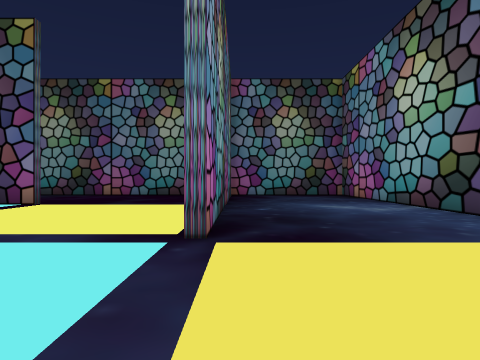
[1] (above)

24 first-person views from a walk through a Unity game level. The camera is 1.3 m above the floor, looks level and sees 75° across. The floor is counted in squares, 2 m on a side. Each view is taken from the middle of a square. On the plan, view 1 faces up. The plan holds only what a view shows up to about 10 squares ahead; the rest is blank. The place goes on beyond the plan. The player is left out. Some animated figures are left out.

[2]
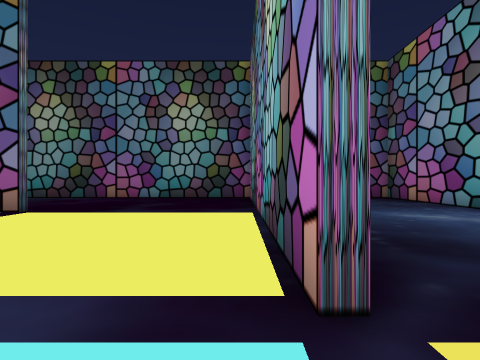

[3]
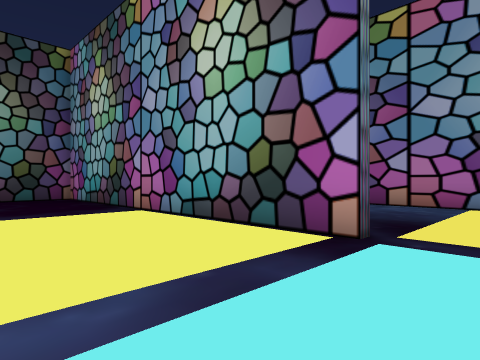

[4]
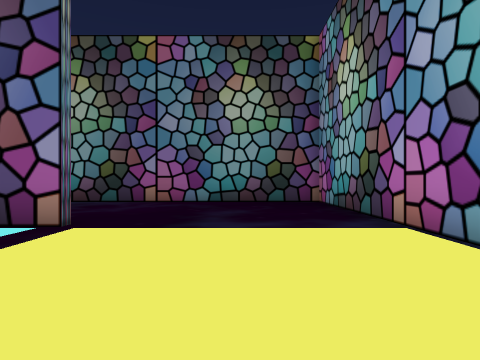

[5]
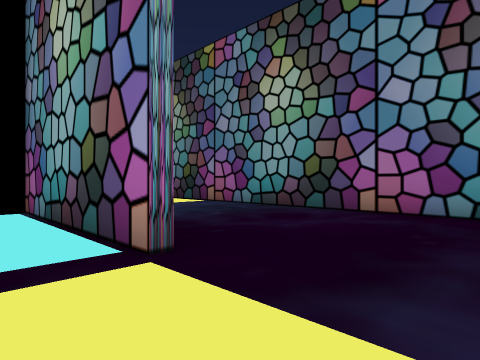

[6]
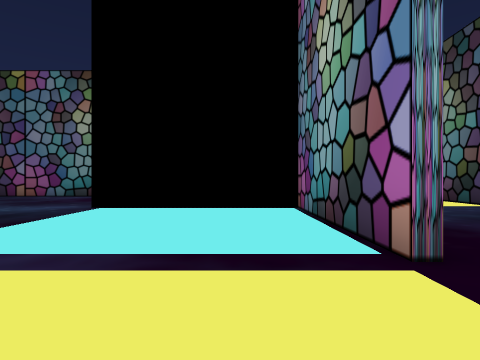

[7]
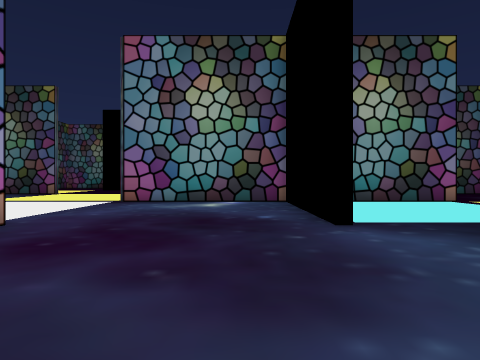

[8]
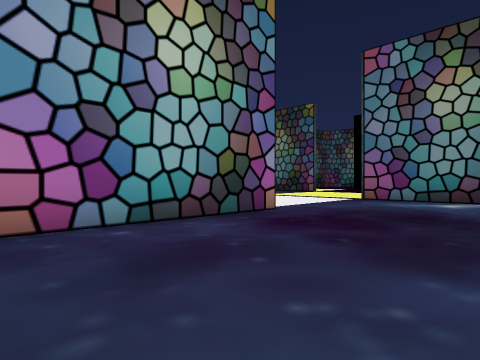

[9]
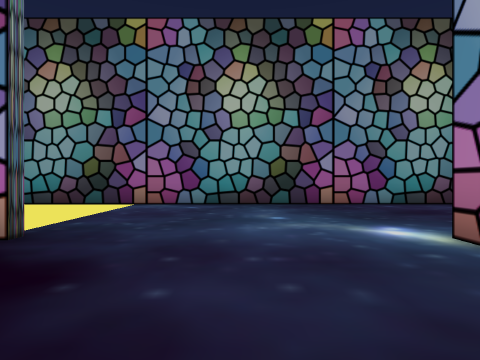

[10]
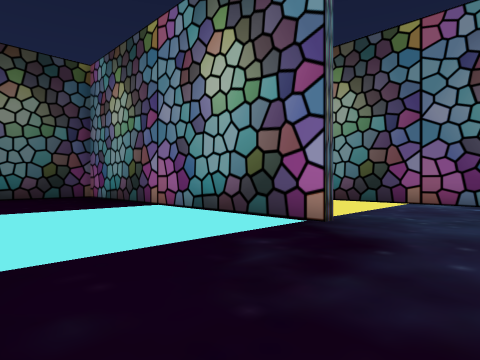

[11]
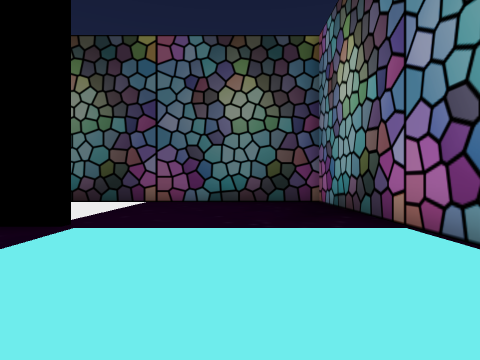

[12]
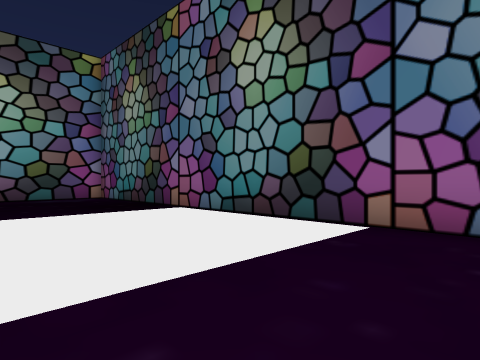

[13]
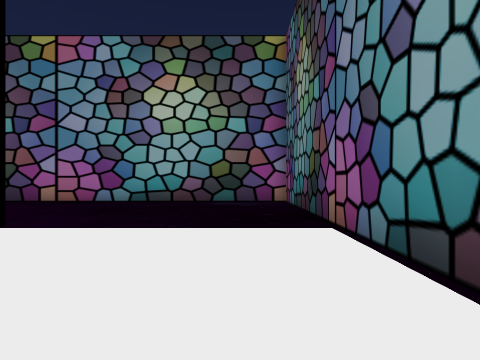

[14]
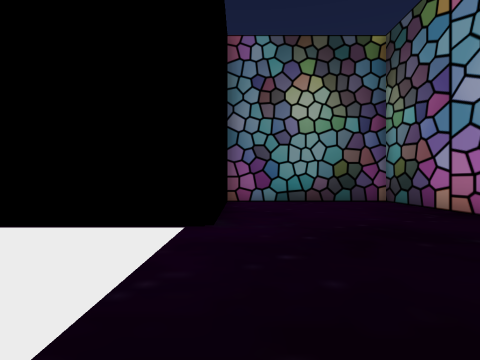

[15]
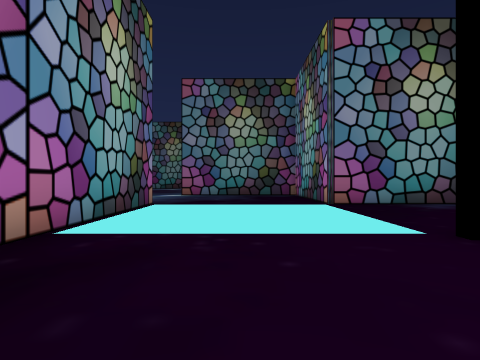

[16]
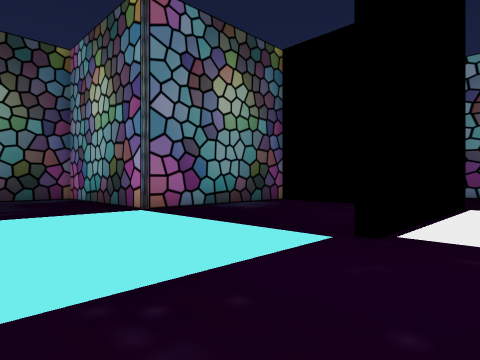

[17]
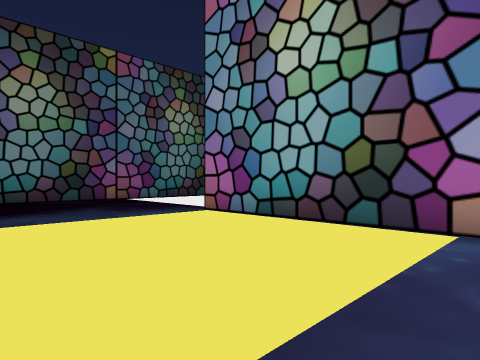

[18]
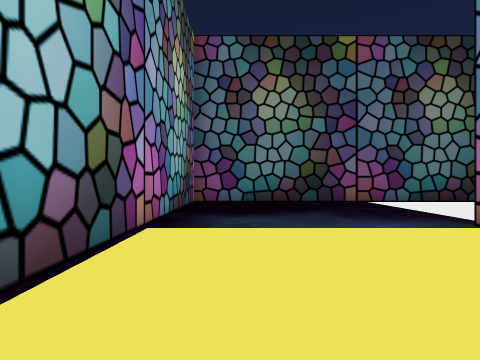

[19]
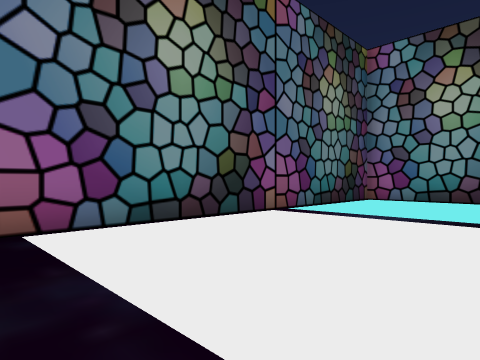

[20]
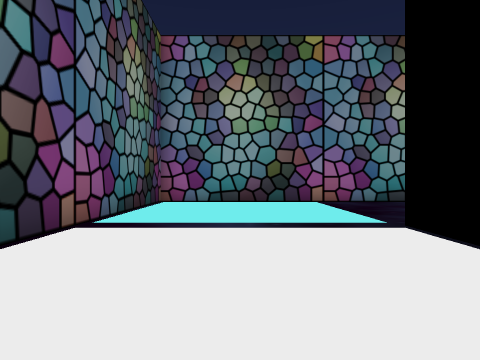

[21]
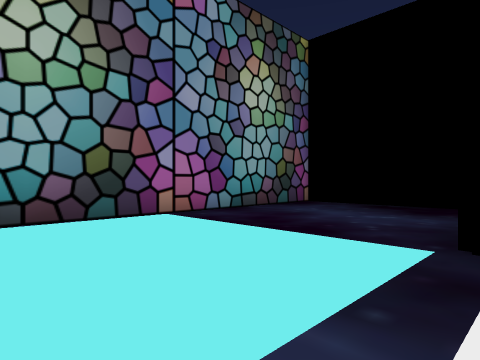

[22]
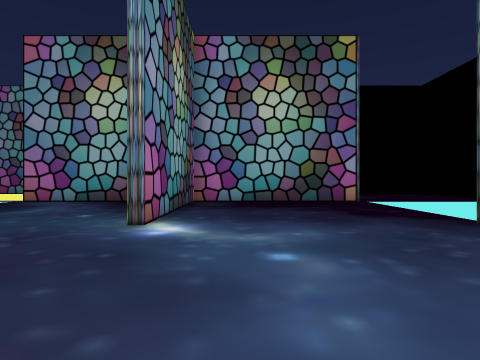

[23]
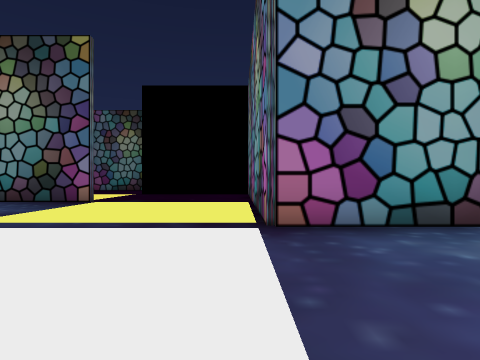

[24]
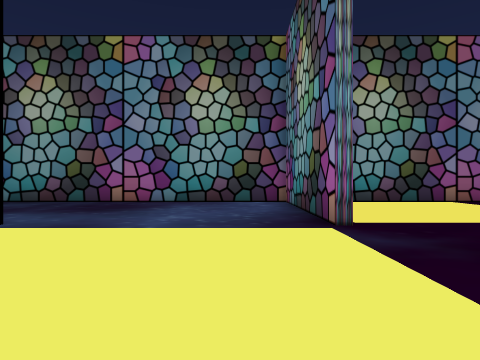

### Floor plan
Points are (right, up) in squares from view 1. A wall is a line through its corners. A room is listed if a view was taken in it or the views show most of it. See-through windows are left out.
Room 1 (views 1, 2, 3, 4, 5, 6, 7, 8, 9, 10, 11, 12, 13, 14, 15, 16, 17, 18, 19, 20, 21, 22, 23, 24)
walls: (-15.4, 3.5) (-15.4, -11.5); (-5.6, 0.4) (-5.6, 3.5); (-10.6, 8.4) (-15.6, 8.4) (-15.6, 13.8); (-10.4, -6.4) (-10.4, -16.4) (4.4, -16.4) (4.4, -6.6) (-0.4, -6.6); (-5.4, 8.4) (-10.4, 8.4); (-0.6, 3.4) (-0.6, 13.4) (-12.9, 13.4); (-1.2, -6.6) (-5.6, -6.6) (-5.6, -1.6) (-10.5, -1.6); (-0.4, 10) (-0.4, 3.5); (4.4, 3) (4.4, 12); (-20.5, 13.4) (-25.4, 13.4) (-25.4, 4.9); (-25.4, -6.5) (-25.4, -16.4) (-10.6, -16.4) (-10.6, -8.7); (-25.4, 19.3) (-25.4, 15.4)

Where each view was taken, in squares from view 1:
view 1: 0 up, 0 right, facing up
view 2: 2 up, 1 left, facing up
view 3: 2 up, 4 left, facing up-right
view 4: 4 up, 3 left, facing up
view 5: 7 up, 3 left, facing up-left
view 6: 7 up, 3 left, facing left
view 7: 1 down, 12 left, facing up
view 8: 2 down, 11 left, facing up-left
view 9: 4 down, 7 left, facing left
view 10: 4 down, 6 left, facing down-left
view 11: 7 down, 8 left, facing down
view 12: 12 down, 7 left, facing down-right
view 13: 15 down, 5 left, facing right
view 14: 16 down, 0 right, facing up
view 15: 15 down, 8 left, facing up
view 16: 13 down, 9 left, facing up-right
view 17: 6 down, 11 left, facing down-left
view 18: 7 down, 12 left, facing down
view 19: 12 down, 15 left, facing down-left
view 20: 14 down, 16 left, facing left
view 21: 15 down, 20 left, facing up-left
view 22: 3 down, 15 left, facing right
view 23: 4 up, 16 left, facing up
view 24: 12 up, 16 left, facing left
